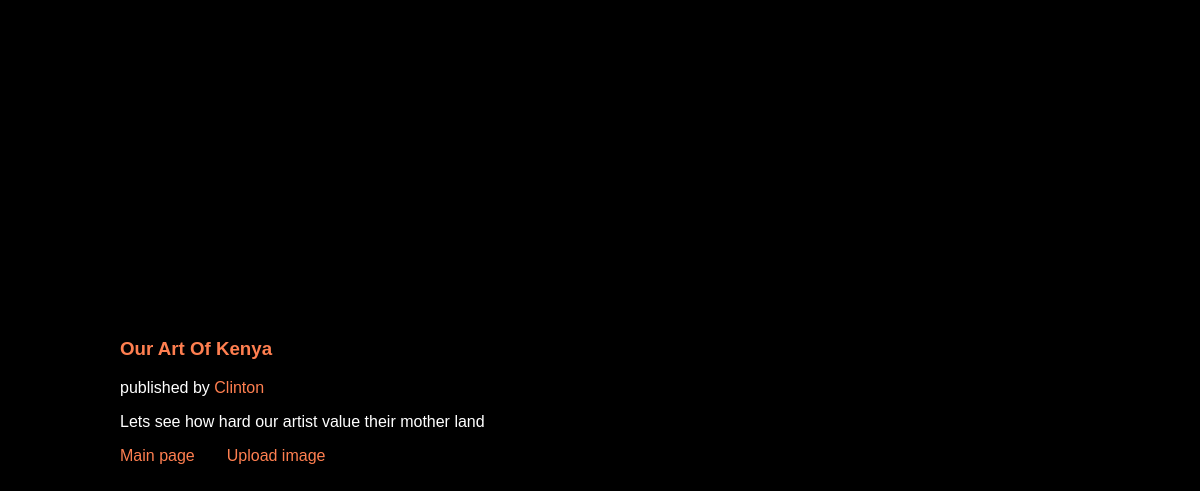
The page /32/ on the database its author committed.
### blog/models.py (models this page shows, shortened)
class Blog(m.Model):
    title = m.CharField(max_length=255)
    body = m.TextField()
    pub_date = m.DateTimeField("date published")
    blogger = m.ForeignKey(Blogger, on_delete = m.CASCADE)
    image = m.ImageField(upload_to='blog_images/', null=True, blank=True)

class Blogger(m.Model):
    name = m.CharField(max_length=255)
    username = m.CharField(max_length=255)
    password = m.CharField(max_length=255, default = 'pass1234')
    bio = m.TextField()

### blog/views.py (the view)
# urls.py: path('<int:blog_id>/', views.article, name="article"),
def article(request, blog_id):
    blog = Blog.objects.get(pk = blog_id)
    context = {
        "blog":blog,
        "title": "blog",
    }
    return render(request, "blog/blog.html", context)

### blog/templates/blog/blog.html (shortened to what this page needs)
<!DOCTYPE html>
<html lang="en">
<head>
    {% load static %}
    <link rel="stylesheet" href="{% static 'css/screen.css' %}">
</head>
<body>
    <article>
    <h3>{{blog.title}}</h3>
    <p>published by <a href="{% url 'blog:writer' blog.blogger.id %}">{{blog.blogger.name}}</a></p>
        <p>{{blog.body}}</p>
        <p>  <a style="margin-right: 2rem" href="{% url 'blog:feed' %}">Main page</a><a href="{% url 'blog:upload'%}">Upload image</a></p>
    </article>
        </body>
    </html>

### blog/templates/blog/blog.html (style rules this page uses)
* { list-style-type: none; text-decoration: none; font-family: chivo, sans-serif; }
body { background-color: black; color: white; width: 80%; height: 100vh; margin: auto; display: flex; align-items: center; }
a { color: coral; }
h3 { color: coral; }

### rows shown on the page
Blog: title "Our Art Of Kenya", blogger.name "Clinton", body "Lets see how hard our artist value their mother land"
